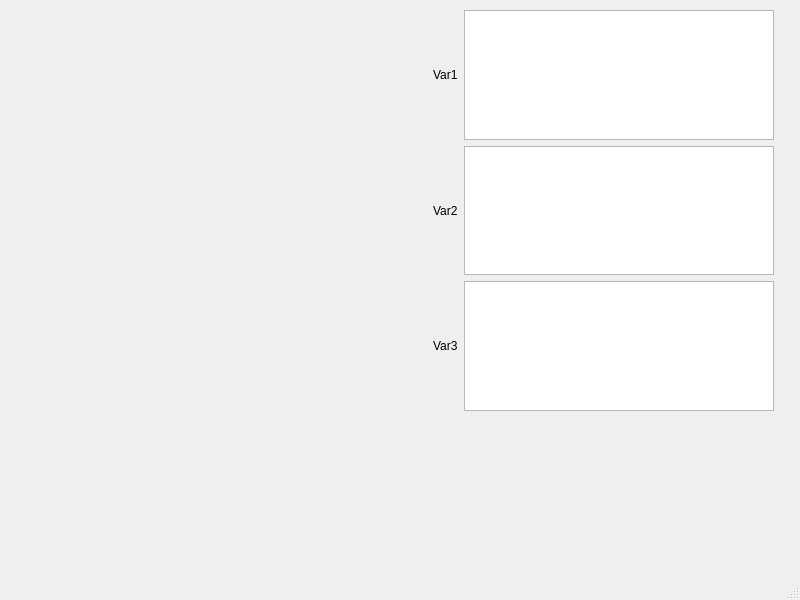
<?xml version="1.0" encoding="UTF-8"?>
<ui version="4.0">
 <class>MainWindow</class>
 <widget class="QMainWindow" name="MainWindow">
  <property name="geometry">
   <rect>
    <x>0</x>
    <y>0</y>
    <width>800</width>
    <height>600</height>
   </rect>
  </property>
  <property name="windowTitle">
   <string>MainWindow</string>
  </property>
  <widget class="QWidget" name="centralwidget">
   <widget class="QWidget" name="graphwidget" native="true">
    <property name="geometry">
     <rect>
      <x>0</x>
      <y>10</y>
      <width>421</width>
      <height>401</height>
     </rect>
    </property>
   </widget>
   <widget class="QWidget" name="verticalLayoutWidget">
    <property name="geometry">
     <rect>
      <x>433</x>
      <y>10</y>
      <width>341</width>
      <height>401</height>
     </rect>
    </property>
    <layout class="QVBoxLayout" name="varList">
     <item>
      <layout class="QHBoxLayout" name="varLayout_1">
       <item>
        <widget class="QLabel" name="label">
         <property name="text">
          <string>Var1</string>
         </property>
        </widget>
       </item>
       <item>
        <widget class="QPlainTextEdit" name="varInput_1"/>
       </item>
      </layout>
     </item>
     <item>
      <layout class="QHBoxLayout" name="varLayout_2">
       <item>
        <widget class="QLabel" name="label_2">
         <property name="text">
          <string>Var2</string>
         </property>
        </widget>
       </item>
       <item>
        <widget class="QPlainTextEdit" name="varInput_2"/>
       </item>
      </layout>
     </item>
     <item>
      <layout class="QHBoxLayout" name="varLayout_3">
       <item>
        <widget class="QLabel" name="label_3">
         <property name="text">
          <string>Var3</string>
         </property>
        </widget>
       </item>
       <item>
        <widget class="QPlainTextEdit" name="varInput_3"/>
       </item>
      </layout>
     </item>
    </layout>
   </widget>
  </widget>
  <widget class="QMenuBar" name="menubar">
   <property name="geometry">
    <rect>
     <x>0</x>
     <y>0</y>
     <width>800</width>
     <height>22</height>
    </rect>
   </property>
  </widget>
  <widget class="QStatusBar" name="statusbar"/>
 </widget>
 <resources/>
 <connections/>
</ui>
